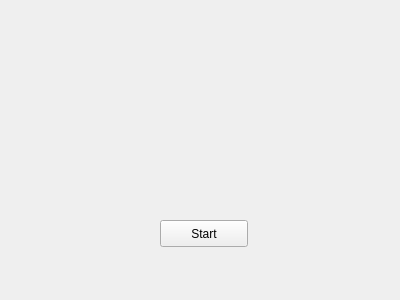
<?xml version="1.0" encoding="UTF-8"?>
<ui version="4.0">
 <class>DAFIF_PARSERClass</class>
 <widget class="QWidget" name="DAFIF_PARSERClass">
  <property name="geometry">
   <rect>
    <x>0</x>
    <y>0</y>
    <width>400</width>
    <height>300</height>
   </rect>
  </property>
  <property name="windowTitle">
   <string>DAFIF_PARSER</string>
  </property>
  <widget class="QPushButton" name="btnStart">
   <property name="geometry">
    <rect>
     <x>160</x>
     <y>220</y>
     <width>88</width>
     <height>27</height>
    </rect>
   </property>
   <property name="text">
    <string>Start</string>
   </property>
  </widget>
 </widget>
 <layoutdefault spacing="6" margin="11"/>
 <resources/>
 <connections/>
</ui>
